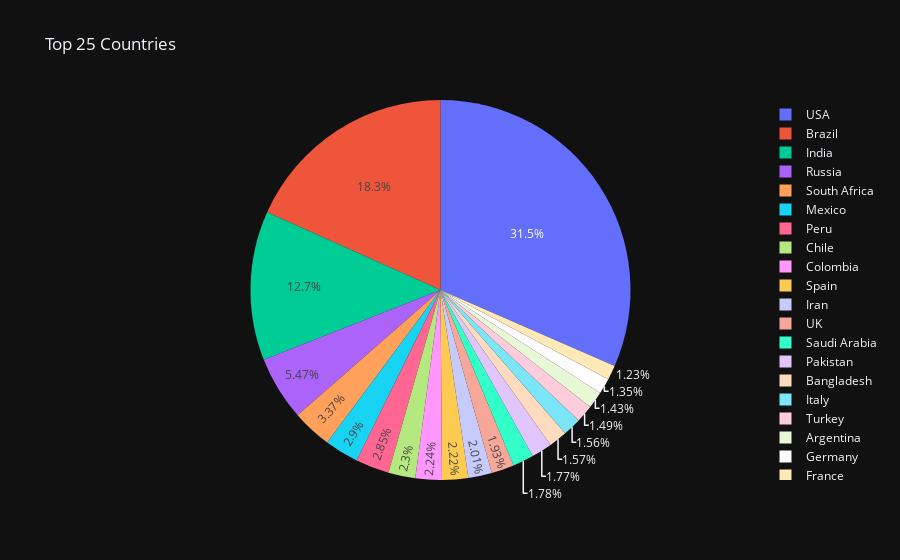

Source (notebook cell):
### Markdown cell above
# Pie Plot

### Code cell
px.pie(world[:20],values='TotalCases',names='Country/Region',title='Top 25 Countries',template="plotly_dark")

### Figure 1 — Plotly figure (JSON) as saved in the notebook; plotly's stock layout.template omitted (floating-point values rounded to 4 significant figures)
{"data": [{"domain": {"x": [0, 1], "y": [0, 1]}, "hovertemplate": "Country/Region=%{label}<br>TotalCases=%{value}<extra></extra>", "labels": ["USA", "Brazil", "India", "Russia", "South Africa", "Mexico", "Peru", "Chile", "Colombia", "Spain", "Iran", "UK", "Saudi Arabia", "Pakistan", "Bangladesh", "Italy", "Turkey", "Argentina", "Germany", "France"], "legendgroup": "", "name": "", "showlegend": true, "type": "pie", "values": [5032179, 2917562, 2025409, 871894, 538184, 462690, 455409, 366671, 357710, 354530, 320117, 308134, 284226, 281863, 249651, 249204, 237265, 228195, 215210, 195633]}], "layout": {"legend": {"tracegroupgap": 0}, "title": {"text": "Top 25 Countries"}}}
